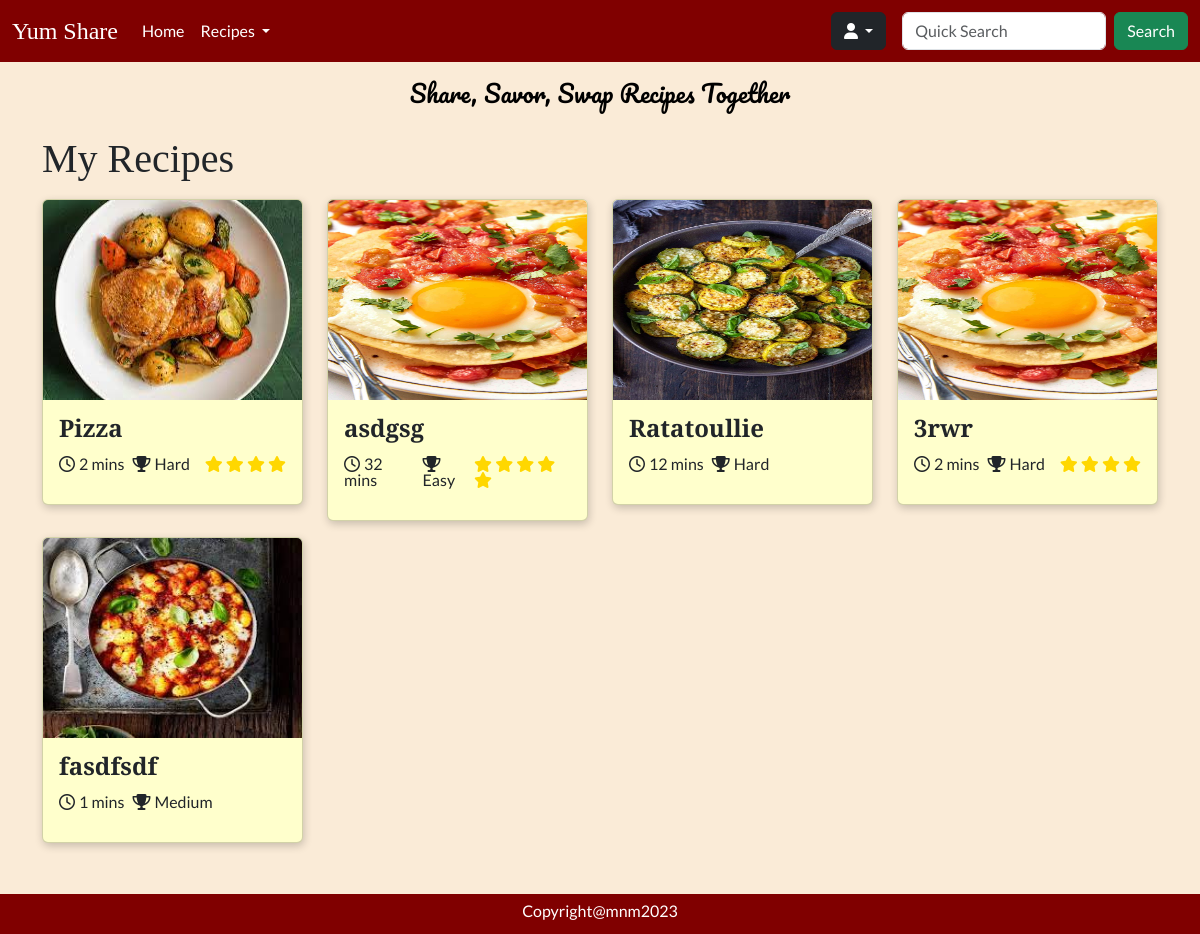
The page /recipes/favourites (signed in) on the database as committed earlier.
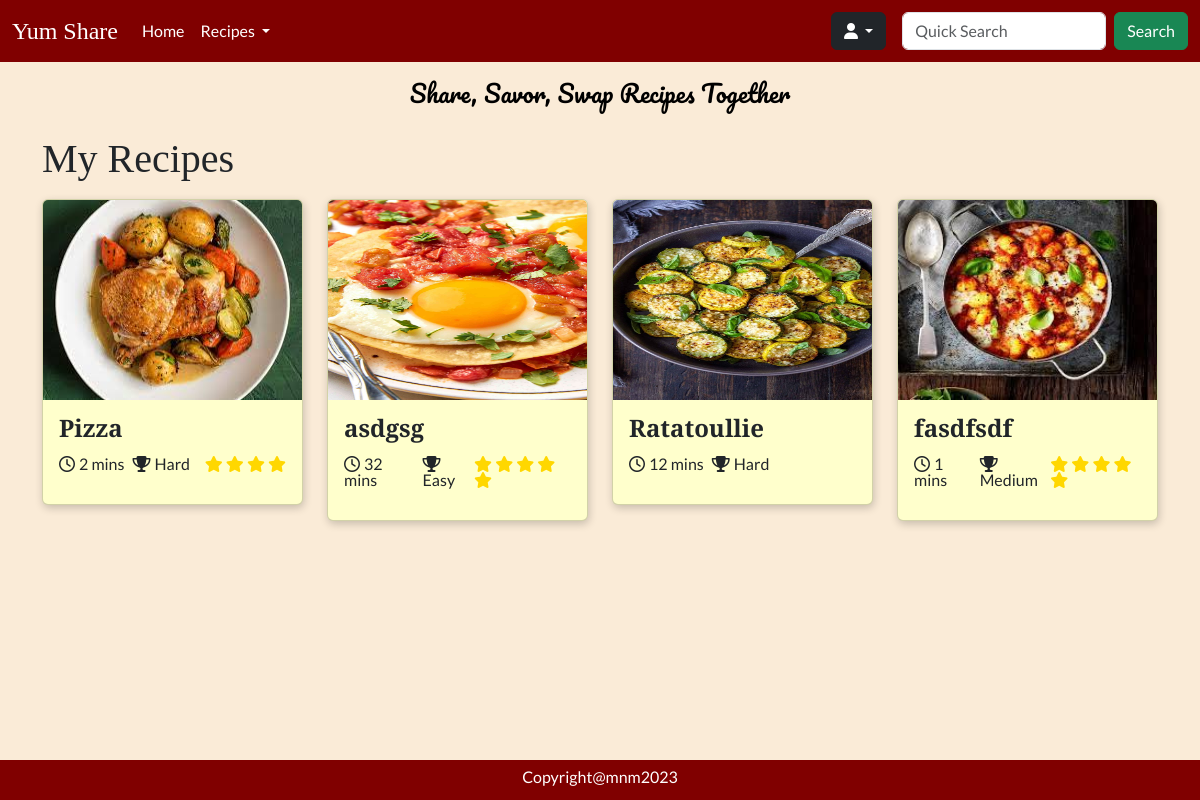
The same page on the database as committed later.
### tables this page shows
CREATE TABLE `recipes` (
  `id` int NOT NULL AUTO_INCREMENT,
  `name` varchar(255) NOT NULL,
  `time` int NOT NULL,
  `difficulty` int DEFAULT NULL,
  `description` varchar(255) DEFAULT NULL,
  `instructions` text NOT NULL,
  `servings` int DEFAULT NULL,
  `image` varchar(255) DEFAULT NULL,
  `views` int DEFAULT '0',
  `user_id` int NOT NULL,
  `created` datetime NOT NULL,
  `ingredients` text NOT NULL,
  `updated` datetime DEFAULT NULL,
  `rating` int DEFAULT '0',
  PRIMARY KEY (`id`),
  KEY `user_id` (`user_id`),
  CONSTRAINT `recipes_ibfk_1` FOREIGN KEY (`user_id`) REFERENCES `users` (`id`) ON DELETE CASCADE
);

### Core/functions.php (called while the page is built, shortened)
<?php
function base_path($path)
{
    return BASE_PATH . $path;
}
function view($path, $attributes = [])
{
    extract($attributes);
    require base_path('views/' . $path);
}
function intToDifficulty($value) {
    switch($value) {
        case 1:
            return 'Easy';
            break;
        case 2:
            return 'Medium';
            break;
        case 3:
            return 'Hard';
            break;
    }
}

### Http/controllers/favourites/index.php (called while the page is built, shortened)
<?php
$favRepo = new FavouriteRepository();
$recipeRepo = new RecipeRepository();
$favourites = $favRepo->findByUserId($_SESSION['user']['id']);
$recipes = [];
foreach ($favourites as $favourite) {
    $recipes[] = $recipeRepo->findById($favourite['recipe_id']);
}
view('recipes/index.view.php', [
    'recipes' => $recipes
]);

### public/index.php (called while the page is built, shortened)
<?php
require BASE_PATH . 'Core/functions.php';
require BASE_PATH . 'bootstrap.php';
$router = new Core\Router();
$url = parse_url($_SERVER['REQUEST_URI'])['path'];
$method = $_POST['_method'] ?? $_SERVER['REQUEST_METHOD'];
$router->route($url, $method);

### Core/App.php (called while the page is built, shortened)
<?php
class App
{
    protected static Container $container;
    public static function setContainer($container) {
        static::$container = $container;
    }
    public static function getContainer() {
        return static::$container;
    }
}

### config.php (called while the page is built)
<?php
return [
  'database' => [
      'host' => 'localhost',
      'port' => 3306,
      'dbname' => 'recipeapp'
  ]
];

### bootstrap.php (called while the page is built, shortened)
<?php
$container = new Container();
$container->bind('Core\Database', function () {
    $config = require base_path('config.php');
    return new Database($config['database']);
});

### Core/Database.php (called while the page is built, shortened)
<?php
class Database
{
    protected $connection;
    public function __construct($config, $username = 'root', $password = 'root')
    {
        $dsn = 'mysql:' . http_build_query($config, '', ';');
        $this->connection = new PDO($dsn, $username, $password, [
            PDO::ATTR_DEFAULT_FETCH_MODE => PDO::FETCH_ASSOC
        ]);
    }
    public function query($query, $params = []) {
        $this->statement = $this->connection->prepare($query);
        $this->statement->execute($params);
        return $this->statement;
    }
}

### Core/Container.php (called while the page is built, shortened)
<?php
class Container
{
    protected $bindings = [];
    public function bind($key, $value) {
        $this->bindings[$key] = $value;
    }
    public function resolve($key) {
        return call_user_func($this->bindings[$key]);
    }
}

### repositories/FavouriteRepository.php (called while the page is built, shortened)
<?php
class FavouriteRepository
{
    protected $db;
    public function __construct()
    {
        $this->db = App::getContainer()->resolve('Core\Database');
    }
    public function findByUserId($id) {
        $statement = "SELECT * FROM favourites WHERE user_id=:id";
        return $this->db->query($statement, [
                'id' => $id
                ])->fetchAll();
    }
}

### repositories/RecipeRepository.php (called while the page is built, shortened)
<?php
class RecipeRepository
{
    protected $db;
    public function __construct()
    {
        $this->db = App::getContainer()->resolve('Core\Database');
    }
    public function findById($recipeId) {
        $statement = "SELECT * FROM recipes WHERE id = :id";
        return $this->db->query($statement, [
           'id' => $recipeId
        ])->fetch();
    }
}

### views/recipes/index.view.php (the view, shortened to what this page needs)
<!doctype html>
<html lang="en">
<head>
    <?php require BASE_PATH . 'public/resources/links/links.php' ?>
</head>
<body>
    <header>
        <?php require base_path('views/partials/nav.view.php') ?>
    </header>
    <main>
        <div class="content">
            <p class="slogan text-black mb-4 fs-4">Share, Savor, Swap Recipes Together</p>
            <div class="container">
                <h1 class="heading mb-3">My Recipes</h1>
                <?php if (!$recipes) : ?>
                    <p class="fs-4">No recipes found</p>
                    <p><a href="/recipes/create">Create</a> a recipe.</p>
                <?php else : ?>
                    <div class="row">
                        <?php foreach ($recipes as $recipe) : ?>
                            <div class="col-12 col-md-4 col-lg-3">
                                <a class="no-underline" href="/recipe?id=<?= $recipe['id'] ?>">
                                    <div class="recipe-card card mb-3" style="background-color: #ffffcc;">
                                        <img src='<?= $recipe['image'] ?>' class="card-img-top bg-white" alt="recipe" style="height: 200px ;">
                                        <div class="card-body lh-1">
                                            <p class="heading card-title fs-4 fw-semibold"><?= $recipe['name'] ?></p>
                                            <div class="d-flex flex-row justify-content-between mt-3">
                                                <div class="d-flex flex-row gap-2">
                                                    <p><i class="fa-regular fa-clock me-1"></i><?= htmlspecialchars($recipe['time']) ?> mins</p>
                                                    <p><i class="fa-solid fa-trophy me-1"></i><?= htmlspecialchars(intToDifficulty($recipe['difficulty'])) ?></p>
                                                </div>
                                                <div>
                                                    <?php for ($i = 1; $i <= $recipe['rating']; $i++) : ?>
                                                        <i class="star fa-solid fa-star"></i>
                                                    <?php endfor; ?>
                                                </div>
                                            </div>
                                        </div>
                                    </div>
                                </a>
                            </div>
                        <?php endforeach; ?>
                    </div>
                <?php endif; ?>
            </div>
        </div>
    </main>
    <footer>
        <?php require base_path("views/partials/footer.view.php") ?>
    </footer>
</body>

### Core/Router.php (shortened to what this page needs)
<?php
class Router
{
    protected $routes = [];
    public function add($url, $controller, $method) {
        $this->routes[] = [
            'url' => $url,
            'controller' => $controller,
            'method' => $method,
            'middleware' => null
        ];
        return $this;
    }
    public function only($key) {
        $this->routes[array_key_last($this->routes)]['middleware'] = $key;
        return $this;
    }
    public function route($url, $method) {
        foreach ($this->routes as $route) {
            if ($route['url'] === $url && $route['method'] === strtoupper($method)) {
                return require base_path('Http/controllers/' . $route['controller']);
            }
        }
    }
}

### public/resources/links/links.php (shortened to what this page needs)
<link rel="stylesheet" href="https://cdn.jsdelivr.net/npm/bootstrap@5.3.1/dist/css/bootstrap.min.css">
<link rel="stylesheet" href="/resources/css/nav.css">
<link rel="stylesheet" href="/resources/css/general.css">
<link rel="stylesheet" href="/resources/css/sidebar.css">
<link rel="stylesheet" href="/resources/css/recipe.css">
<link rel="stylesheet" href="/resources/css/search.css">

### views/partials/nav.view.php (shortened to what this page needs)
<nav class="navbar navbar-expand-lg text-white fixed-top">
    <?php if (isset($_SESSION['user'])) : ?>
        <div class="container-fluid">
            <?php $brandLink = isset($_SESSION['user']) ? '/home' : '/' ?>
            <a class="heading navbar-brand text-white fs-4" href="<?= $brandLink ?>">Yum Share</a>
            <div class="collapse navbar-collapse" id="navbarSupportedContent">
                <ul class="navbar-nav me-auto mb-2 mb-lg-0">
                    <li class="nav-item">
                        <a class="nav-link active text-white" aria-current="page" href="/home"><span class="gray-hover">Home</span></a>
                    </li>
                    <li class="nav-item dropdown">
                        <a class="nav-link dropdown-toggle text-white" href="#" role="button" data-bs-toggle="dropdown" aria-expanded="false">
                            <span class="gray-hover">Recipes</span>
                        </a>
                    </li>
                </ul>
                <div class="nav-item btn-group dropdown me-3 mb-3 mb-lg-0">
                    <button type="button" class="btn btn-dark dropdown-toggle" data-bs-toggle="dropdown" aria-expanded="false">
                        <i class="fa-solid fa-user"></i>
                    </button>
                </div>
                <form class="d-flex" role="search" action="/search" method="GET">
                    <input name="name" class="form-control me-2" type="search" placeholder="Quick Search" aria-label="Search">
                    <button class="btn btn-success" type="submit">Search</button>
                </form>
            </div>
        </div>
    <?php endif; ?>
</nav>

### views/partials/footer.view.php
<div class="d-flex flex-row justify-content-center align-items-center" style="height: 30px;">
  <p class="text-white">Copyright@mnm2023</p>
</div>

### public/resources/css/nav.css (style rules this page uses)
.no-underline { text-decoration: none; }
nav, footer { background-color: #800000; }

### public/resources/css/general.css (style rules this page uses)
body { background-color: #FAEBD7; font-family: 'Lato', sans-serif; position: relative; }
.content { padding-top: 75px; padding-bottom: 75px; min-height: 100vh; }
.heading { font-family: 'Playfair Display', serif; }
.slogan { font-family: 'Pacifico', cursive; text-align: center; margin: auto; }
.recipe-card { box-shadow: 1px 3px 8px rgba(0,0,0,0.2); transition: transform 0.5s; }
.star { color: #FFD700; }
footer { position: fixed; bottom: 0; left: 0; width: 100%; text-align: center; padding-top: 10px; }

Rows that differ between the two databases and show on the page:
removed recipes: image (picture), name "3rwr", time "2", difficulty "Hard", rating 4 (drawn)
changed recipes "fasdfsdf": rating 0 → 5 (drawn)
